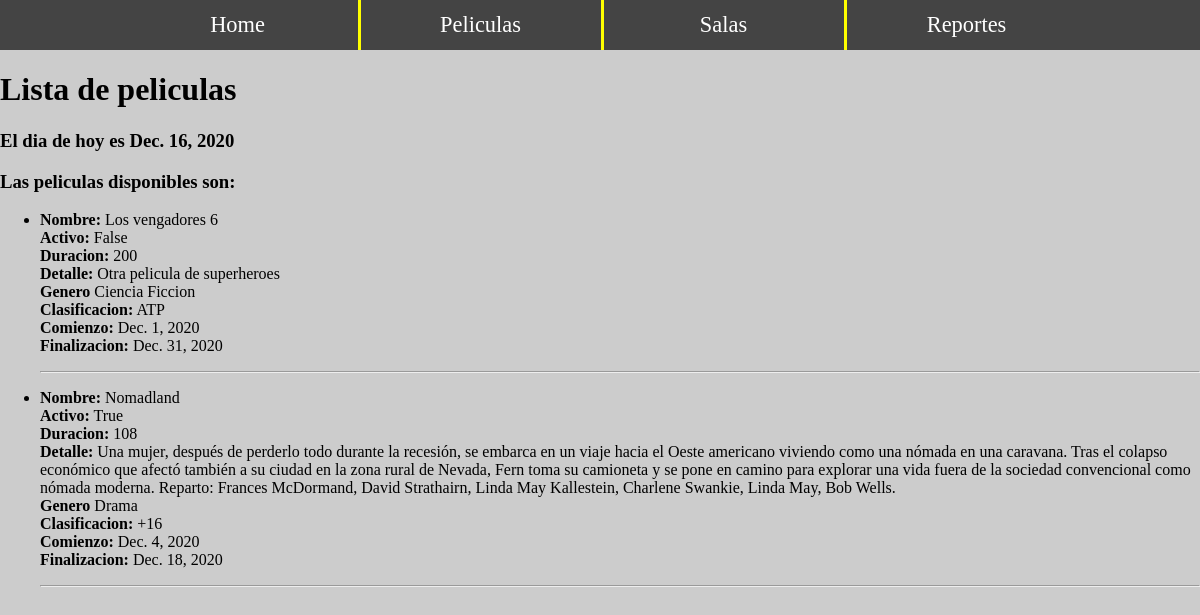
Page /peliculas/ on the committed database.
### adminCine/models.py (models this page shows, shortened)
class Pelicula(models.Model):
   id_pelicula = models.AutoField(primary_key=True)
   nombre = models.CharField(max_length=60,blank=False,null=False) #La mas larga que se me ocurrio tenia 50
   duracion = models.IntegerField(blank=False,null=False)
   descripcion = models.CharField(max_length=160,blank=False,null=False)
   detalle = models.CharField(max_length=500,blank=False,null=False)
   genero = models.CharField(max_length=30,blank=False,null=False)
   clasificacion = models.CharField(max_length=30,blank=False,null=False)
   estado = models.BooleanField(default=False)
   fechaComienzo = models.DateField()
   fechaFinalizacion = models.DateField()

### adminCine/views.py (the view)
# urls.py: path('peliculas/',views.listar_peliculas),
def listar_peliculas(request):
    fecha_actual = datetime.now().date()
    peliculas = Pelicula.objects.all()
    peliculas_disponibles = []
    for pelicula in peliculas:
        if (pelicula.fechaComienzo <= fecha_actual) and (pelicula.fechaFinalizacion >= fecha_actual):
            peliculas_disponibles.append(pelicula)
    return render(request,"listar_peliculas.html",{"disponibles":peliculas_disponibles,"hoy":fecha_actual})

### adminCine/templates/listar_peliculas.html (shortened to what this page needs)
<!DOCTYPE html>
<html lang="en">
<head>
</head>
<body>
    {% include "nav_bar.html" %}
    <h1>Lista de peliculas</h1>
    <h3>El dia de hoy es {{hoy}}</h3>
    <h3>Las peliculas disponibles son:</h3>
    <ul>
        {% for pelicula in disponibles %}
        <li>
            <p> <b>Nombre:</b> {{pelicula.nombre}} <br> <b>Activo:</b> {{pelicula.estado}} <br> <b>Duracion: </b> {{pelicula.duracion}} <br>
            <b>Detalle:</b> {{pelicula.detalle}}<br> <b>Genero</b> {{pelicula.genero}} <br> <b>Clasificacion:</b> {{pelicula.clasificacion}} <br>
            <b>Comienzo:</b> {{pelicula.fechaComienzo}} <br> <b>Finalizacion:</b> {{pelicula.fechaFinalizacion}} <br>
            </p>
        </li>
        <hr>
        {% endfor %}
    </ul>
</body>
</html>

### adminCine/static/nav_bar.css (style rules this page uses)
body { margin: 0; padding: 0; background: #ccc; }

### rows in the picture
Pelicula: nombre "Los vengadores 6", estado "False", duracion "200", detalle "Otra pelicula de superheroes", genero "Ciencia Ficcion", clasificacion "ATP", fechaComienzo "Dec. 1, 2020", fechaFinalizacion "Dec. 31, 2020"
Pelicula: nombre "Nomadland", estado "True", duracion "108", detalle "Una mujer, después de perderlo todo durante la recesión, se embarca en un viaje hacia el Oeste americano viviendo como una nómada en una caravana. Tras el colapso económico que afectó también a su ciudad en la zona rural de Nevada, Fern toma su camioneta y se pone en camino para explorar una vida fuera de la sociedad convencional como nómada moderna. Reparto: Frances McDormand, David Strathairn, Linda May Kallestein, Charlene Swankie, Linda May, Bob Wells.", genero "Drama", clasificacion "+16", fechaComienzo "Dec. 4, 2020", fechaFinalizacion "Dec. 18, 2020"
